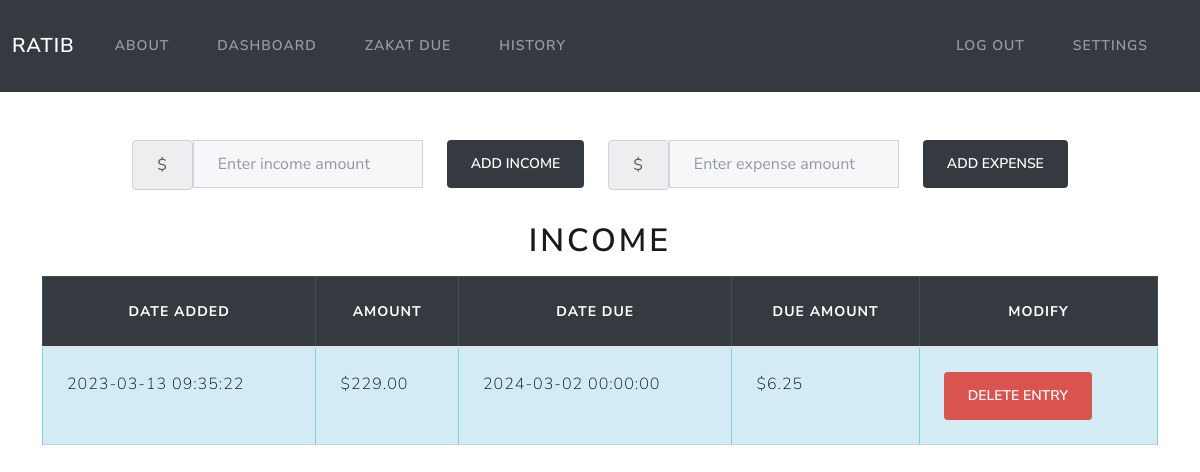
/dashboard (signed in), run on an earlier commit of the app's database.
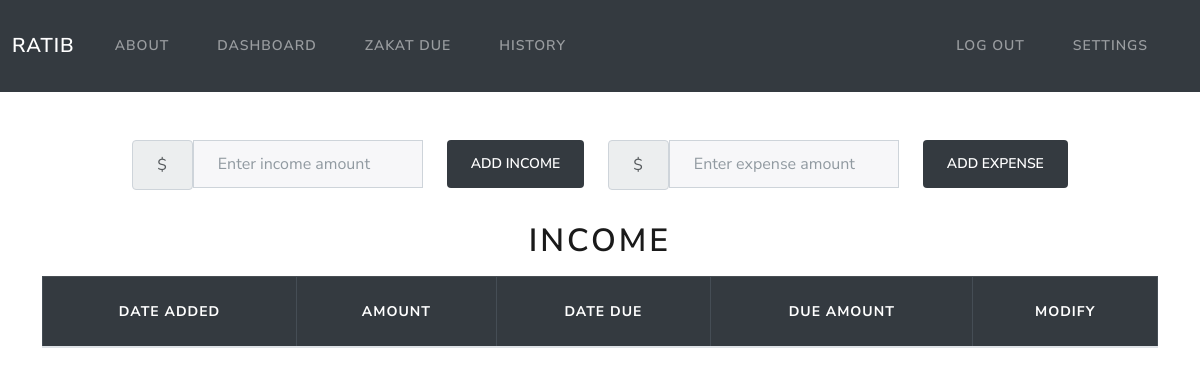
And on a later commit of the database.
### models.py (models this page shows)
class Income(Base):
    __tablename__ = 'income'
    id = Column(Integer, primary_key=True)
    amount = Column(Numeric(10,2))
    date = Column(DateTime, default=func.now())
    due_date = Column(DateTime, default=calculate_due_date())
    due_amount = Column(Numeric(10,2))
    user_id = Column(Integer, ForeignKey('users.id'))
    user = relationship("User", back_populates="income")
    paid = Column(Boolean, default=False)

### app.py (the view)
@app.route('/dashboard')
@login_required
def dashboard():
    userid = flasksession.get("user_id")
    incomes = session.query(Income).filter_by(user_id=userid)
    return render_template('dashboard.html', incomes=incomes, datetime=datetime)

### app.py (called while the page is built)
@app.teardown_appcontext
def shutdown_session(exception=None):
    session.remove()

### utils.py (called while the page is built)
def login_required(f):
    @wraps(f)
    def decorated_function(*args, **kwargs):
        if session.get("user_id") is None:
            return redirect("/login")
        return f(*args, **kwargs)
    return decorated_function

def usd(value):
    return f"${value:,.2f}"

### templates/dashboard.html (shortened to what this page needs)
{% extends 'layout.html' %}
{% block content %}
<form class="" action="/addmoney" method="post">
    <div class="row justify-content-center">
        <div class="form-group text-center col-auto">
            <div class="input-group">
                <span class="input-group-text">$</span>
                <input autocomplete="off" class="form-control mx-auto" type="number" name="income" id="money" placeholder="Enter income amount">
            </div>
        </div>
        <div class="col-auto">
            <button class="btn btn-dark" type="submit" name="action" value="income">Add income</button>
        </div>
        <div class="form-group text-center col-auto">
            <div class="input-group">
                <span class="input-group-text">$</span>
                <input autocomplete="off" class="form-control mx-auto" type="number" name="expense" id="money" placeholder="Enter expense amount">
            </div>
        </div>
        <div class="form-group text-center col-auto">
            <button class="btn btn-dark" type="submit" name="action" value="expense">Add expense</button>
        </div>
    </div>
</form>
<div class="table-responsive">
    <table class="table table-bordered mt-3">
        <h1 class="mt-3 text-center"> Income </h1>
            <thead class="table-dark text-center">
                <th>Date added</th>
                <th>Amount</th>
                <th>Date Due</th>
                <th>Due Amount</th>
                <th>Modify</th>
            </thead>
            <tbody class="table-info">
                {% for income in incomes %}
                {% if income.paid == False %}
                <tr>
                    <td>{{ income.date }}</td>
                    <td>{{ income.amount | usd}}</td>
                    <td>{{ income.due_date }}</td>
                    <td>{{ income.due_amount | usd}}</td>
                    <td>
                        <form action="/delete_entry", method="post">
                            <button type="submit" class="btn btn-danger">Delete entry</button>
                        </form>
                            {% set current_time = datetime.now() %}
                    </td>
                </tr>
                {% endif %}
                {% endfor %}
            </tbody>
    </table>
</div>
{% endblock %}

### templates/layout.html (shortened to what this page needs)
<!doctype html>
<html lang="en">
<head>
  {% block head %}
  <link rel="stylesheet" href="https://cdn.jsdelivr.net/npm/bootstrap@4.3.1/dist/css/bootstrap.min.css"
>
  <link rel="stylesheet" href="/static/lux.css">
  <link rel="stylesheet" href="/static/styles.css">
  {% endblock %}
</head>
<body>
  <nav class="navbar navbar-expand-md navbar-dark bg-dark mx-auto">
    <div class="container-fluid">
      <a class="navbar-brand" href="/">Ratib</a>
      <div class="collapse navbar-collapse" id="navbarNav">
        <ul class="navbar-nav me-auto">
          <li class="nav-item">
            <a class="nav-link" href="/guide">About</a>
          </li>
        {% if session["user_id"] %}
        <li class="nav-item">
          <a class="nav-link" href="/dashboard">Dashboard</a>
        </li>
          <li class="nav-item">
            <a class="nav-link" href="/tracked">Zakat Due</a>
          </li>
          <li class="nav-item">
            <a class="nav-link" href="/history">History</a>
          </li>
        </ul>
        <ul class="navbar-nav ms-auto">
          <li class="nav-item">
            <a class="nav-link" href="/logout">Log Out</a>
          </li>
          <li class="nav-item">
            <a class="nav-link" href="/settings">Settings</a>
          </li>
        </ul>
        {% endif %}
      </div>
    </div>
  </nav>
  <div id="content">
    <main class="container py-5 text-center">
      <div class="row text-left">
        {% block content %}{% endblock %}
      </div>
    </main>
  </div>
</body>
</html>

What changed in the data, as far as the page shows it:
no longer on this page (row edited): Income: date "2023-03-13 09:35:22", amount "$229.00", due_date "2024-03-02 00:00:00", due_amount "$6.25"
